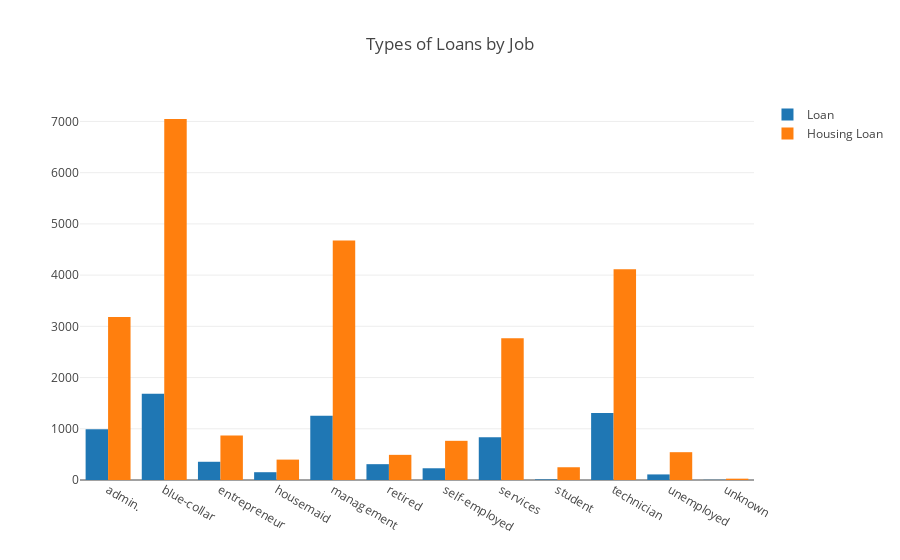

Notebook source saved alongside this figure:
### Markdown cell above
Com esse resultado, podemos concluir que **78%** das pessoas com profissão *blue-collar* possuem algum tipo de empréstimo. Mas de qual tipo? O gráfico abaixo plota os tipos de empréstimo por profissão:

### Code cell
data = [go.Bar(x=agg.index.get_level_values(0),
            y=agg.loan,name='Loan'),
        go.Bar(x=agg.index.get_level_values(0),
            y=agg.housing,name='Housing Loan')
       ]
layout = go.Layout(
    title='Types of Loans by Job',
)
fig = go.Figure(data=data, layout=layout)

iplot(fig,filename='third')

### Figure 1 — Plotly figure (JSON) as saved in the notebook; plotly's stock layout.template omitted (floating-point values rounded to 4 significant figures)
{"data": [{"name": "Loan", "type": "bar", "uid": "6758d83e-c542-11e8-83e1-38d547df5edc", "x": ["admin.", "blue-collar", "entrepreneur", "housemaid", "management", "retired", "self-employed", "services", "student", "technician", "unemployed", "unknown"], "y": [991, 1684, 356, 152, 1253, 309, 229, 836, 12, 1309, 109, 4]}, {"name": "Housing Loan", "type": "bar", "uid": "6758da0a-c542-11e8-83e1-38d547df5edc", "x": ["admin.", "blue-collar", "entrepreneur", "housemaid", "management", "retired", "self-employed", "services", "student", "technician", "unemployed", "unknown"], "y": [3182, 7048, 869, 398, 4678, 491, 765, 2766, 249, 4115, 543, 26]}], "layout": {"title": "Types of Loans by Job"}}
